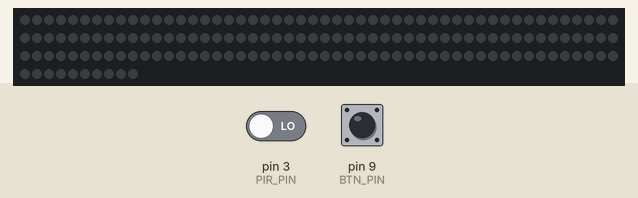
This sketch was run on a simulated Arduino Uno, built with avr-gcc and run on an emulated ATmega328P. On the bench: 160 RGB LEDs in strip order, left to right, continuing on the next row. Inputs (shaded band) come from the test bench; at power-on: pin 3 (PIR_PIN) LOW, pin 9 (BTN_PIN) HIGH. Random numbers use the default seed unless the sketch sets one.

Above: at 1.2 s.
1.3 s: pin 3 (PIR_PIN) driven HIGH
At 1.7 s:
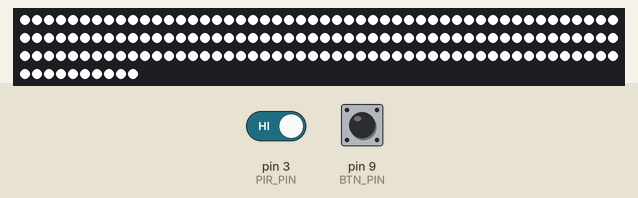
At 4.34 s:
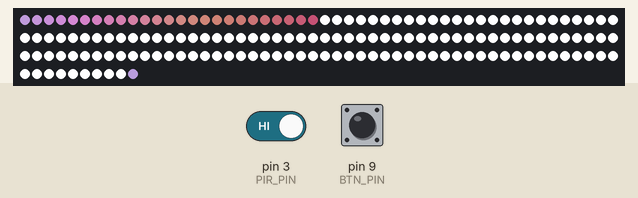

Measured:
- after the input at 1.3 s, the LEDs: change after 0.05 s (image 1)

The sketch:

LedSDBNew.ino
```cpp
#include <Adafruit_NeoPixel.h>

#define LED_PIN     6
#define NUMPIXELS   160
#define PIR_PIN     3       // Capteur de présence
#define BTN_PIN     9       // Bouton de test
int DELAY_MS = 30;      // Vitesse de l'effet

void initNewColor();
void changeColor();
void clearStrip();
void startupFlash();

Adafruit_NeoPixel strip(NUMPIXELS, LED_PIN, NEO_GRB + NEO_KHZ800);

// Position du point
int currentPixel = 0;

// Composantes RGB
int rH, gH, bH;
// Incréments d’évolution
int drH, dgH, dbH;

// Données par pixel
uint8_t r[NUMPIXELS], g[NUMPIXELS], b[NUMPIXELS];      // valeurs 0–255
int8_t dr[NUMPIXELS], dg[NUMPIXELS], db[NUMPIXELS];    // variations -5 à +5

// Présence
unsigned long lastPresenceTime = 0;
bool onPresence = false;

// Effacement progressif
bool fadingOut = false;
uint8_t fadeLevel[NUMPIXELS]; // Opacité individuelle de chaque pixel

void setup() {
  strip.begin();
  strip.show();
  pinMode(PIR_PIN, INPUT);
  pinMode(BTN_PIN, INPUT_PULLUP);
  randomSeed(analogRead(0));
  initNewColor();
  for (int i = 0; i < NUMPIXELS; i++) {
    fadeLevel[i] = 255;
  }
}

void loop() {
  // Détection de présence (capteur PIR ou bouton)
  if (digitalRead(PIR_PIN) == HIGH || digitalRead(BTN_PIN) == LOW) {
    lastPresenceTime = millis();
    if (!onPresence) {
      onPresence = true;
      startupFlash();
      initNewColor();
      //clearStrip();
    }
  } else {
    if (millis() - lastPresenceTime > 30000) {
      onPresence = false;
    }
  }

  if (onPresence) {
    // Affiche la couleur actuelle sur le pixel courant
    int prevPixel = (currentPixel == 0) ? NUMPIXELS - 1 : currentPixel - 1;
    strip.setPixelColor(prevPixel, rH, gH, bH);
    r[prevPixel] = rH;
    g[prevPixel] = gH;
    b[prevPixel] = bH;
    fadeLevel[prevPixel] = 255;
    strip.setPixelColor(currentPixel, 255, 255, 255);
    fadeLevel[currentPixel] = 255;
    strip.show();
    int vit = random(-3,4);
    DELAY_MS += vit;
    int NewVit = constrain(DELAY_MS,10,45);
    delay(NewVit);

    // Avance le pixel
    currentPixel++;

    // Évolution douce des couleurs
    rH = constrain(rH + drH, 0, 255);
    gH = constrain(gH + dgH, 0, 255);
    bH = constrain(bH + dbH, 0, 255);

    int totalBrightness = rH + gH + bH;
    if (totalBrightness <= 60)
    {
      drH = random(0, 6);
      dgH = random(0, 6);
      dbH = random(0, 6);
    }
    else if (totalBrightness >= 60)
    {
      drH += random(-1,2);
      dgH += random(-1,2);
      dbH += random(-1,2);
    }

    // Si on boucle, on recommence une nouvelle séquence
    if (currentPixel >= NUMPIXELS) {
      currentPixel = 0;
      //initNewColor();
      changeColor();
    }

    for(int i=0; i < NUMPIXELS; i++)
    {
  if (random(0, 100) < 5) dr[i] = random(-10, 11);
  if (random(0, 100) < 5) dg[i] = random(-10, 11);
  if (random(0, 100) < 5) db[i] = random(-10, 11);
    r[i] = constrain(r[i] + dr[i], 0, 255);
    g[i] = constrain(g[i] + dg[i], 0, 255);
    b[i] = constrain(b[i] + db[i], 0, 255);

    int brightness = r[i] + g[i] + b[i];
    if (brightness < 60) {
      r[i] = constrain(r[i] + 1, 0, 255);
      g[i] = constrain(g[i] + 1, 0, 255);
      b[i] = constrain(b[i] + 1, 0, 255);
    }

  }
  } else {
    // Effacement progressif
    bool stillLit = false;
    for (int i = 0; i < NUMPIXELS; i++) {
      if (fadeLevel[i] > 0) {
        fadeLevel[i] = max(0, fadeLevel[i] - 5);
        uint32_t col = strip.getPixelColor(i);
        uint8_t rF = (col >> 16) & 0xFF;
        uint8_t gF = (col >> 8) & 0xFF;
        uint8_t bF = col & 0xFF;
        rF = (rF * fadeLevel[i]) / 255;
        gF = (gF * fadeLevel[i]) / 255;
        bF = (bF * fadeLevel[i]) / 255;
        strip.setPixelColor(i, strip.Color(rF, gF, bF));
        stillLit = true;
      }
    }
    strip.show();
    delay(30);

    if (!stillLit) {
      currentPixel = 0;
      clearStrip();
    }
  }
}

// Initialise une nouvelle couleur et ses variations
void initNewColor() {
  rH = random(50, 200);
  gH = random(50, 200);
  bH = random(50, 200);
  drH = random(-5, 6);
  dgH = random(-5, 6);
  dbH = random(-5, 6);

    for(int i=0; i < NUMPIXELS; i++)
    {
    dr[i] = random(-10, 11);
    dg[i] = random(-10, 11);
    db[i] = random(-10, 11);
    }
}

void changeColor()
{
  drH = random(-5, 6);
  dgH = random(-5, 6);
  dbH = random(-5, 6);
}

// Éteint toutes les LEDs
void clearStrip() {
  for (int i = 0; i < NUMPIXELS; i++) {
    strip.setPixelColor(i, 0);
    fadeLevel[i] = 0;
  }
  strip.show();
}

void startupFlash() {
  for (int i = 0; i < NUMPIXELS; i++) {
    strip.setPixelColor(i, 255, 255, 255);
    fadeLevel[i] = 255;
  }
  strip.show();
  delay(500); // durée du flash blanc avant de commencer le cycle
}
```
